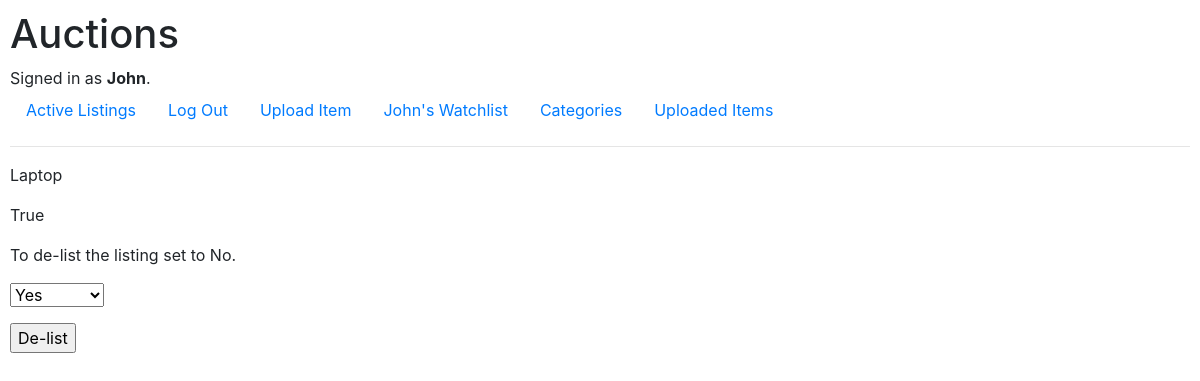
Screenshot of /updateFalse/15/ (signed in) with the database file from the repository.
### auctions/models.py (models this page shows)
class User(AbstractUser):
    pass

class AuctionListing(models.Model):
    CATEGORY = (
        ("Accessories", "Accessories"),
        ("Books", "Books"),
        ("Electronics", "Electronics"),
        ("Food", "Food"),
        ("Garden", "Garden"),
        ("Home", "Home"),
        ("Music", "Music"),
        ("Office", "Office"),
        ("Safety", "Safety"),
        ("Video Games", "Video Games"),
    )
    user = models.ForeignKey(User, on_delete=models.CASCADE, null=True)
    title = models.CharField(max_length=200)
    description = models.TextField(blank=True)
    price = models.DecimalField(max_digits=10, decimal_places=2, null=True)
    photo = models.URLField(blank=True, null=True)
    category = models.CharField(max_length=200, blank=True, choices=CATEGORY)
    active = models.BooleanField(null=True, default=True)
    date_posted = models.DateTimeField(auto_now_add=True, blank=True, null=True)
    def __str__(self):
        return f"{self.user} | {self.title}"

### auctions/views.py (the view)
# urls.py: path("updateFalse/<int:id>/", views.updateFalse, name="updateFalse"),
@login_required
def updateFalse(request, id):
    auctions = AuctionListing.objects.get(id=id)
    print(auctions)
    form_post = AuctionActiveUpdateForm()
    if request.method == 'POST':
        form_post = AuctionActiveUpdateForm(request.POST, instance=auctions)
        if form_post.is_valid():
            form_item = form_post.save(commit=False)
            form_item.save()
    context = {'form_post': form_post, 'auctions': auctions}
    return render(request, "auctions/update_false.html", context)

### auctions/forms.py
class AuctionActiveUpdateForm(ModelForm):
    class Meta:
        model = AuctionListing
        exclude = ['user', 'title', 'description', 'price', 'photo', 'category',]

### auctions/templates/auctions/update_false.html (shortened to what this page needs)
{% extends "auctions/layout.html" %}
{% block body %}
{% if auctions.active == False and auctions.user == request.user %}
    <p>Item {{ auctions.title }} has been de-listed.</p>
{% else %}
    <p>{{ auctions.title }}</p>
    <p>{{ auctions.active }}</p>
    <p>To de-list the listing set to No.</p>
    <form action="{% url 'updateFalse' auctions.id%}" method="post">
        {% for p in form_post %}
            <p>{{ p }}</p>
        {% endfor %}
        <input type="submit" value="De-list">
    </form>
{% endif %}
{% endblock %}

### auctions/templates/auctions/layout.html (shortened to what this page needs)
{% load static %}
<!DOCTYPE html>
<html lang="en">
    <head>
        <link rel="stylesheet" href="https://stackpath.bootstrapcdn.com/bootstrap/4.4.1/css/bootstrap.min.css">
        <link href="{% static 'auctions/styles.css' %}" rel="stylesheet">
    </head>
    <body>
        <h1>Auctions</h1>
        <div>
            {% if user.is_authenticated %}
                Signed in as <strong>{{ user.username }}</strong>.
            {% else %}
                Not signed in.
            {% endif %}
        </div>
        <ul class="nav">
            <li class="nav-item">
                <a class="nav-link" href="{% url 'index' %}">Active Listings</a>
            </li>
            {% if user.is_authenticated %}
                <li class="nav-item">
                    <a class="nav-link" href="{% url 'logout' %}">Log Out</a>
                </li>
                <li class="nav-item">
                    <a class="nav-link" href="{% url 'createListing' %}">Upload Item</a>
                </li>
                <li class="nav-item">
                    <a class="nav-link" href="{% url 'createWatchlist' %}">{{ user.username }}'s Watchlist</a>
                </li>
                <li class="nav-item">
                    <a class="nav-link" href="{% url 'categoryPage' %}">Categories</a>
                </li>
                <li class="nav-item">
                    <a class="nav-link" href="{% url 'userListingpage' %}">Uploaded Items</a>
                </li>
            {% endif %}
        </ul>
        <hr>
        {% block body %}
        {% endblock %}
    </body>
</html>

### auctions/static/auctions/styles.css (style rules this page uses)
body { padding: 10px; }

### rows the page displays
User: username "John"
AuctionListing: title "Laptop", active "True"
